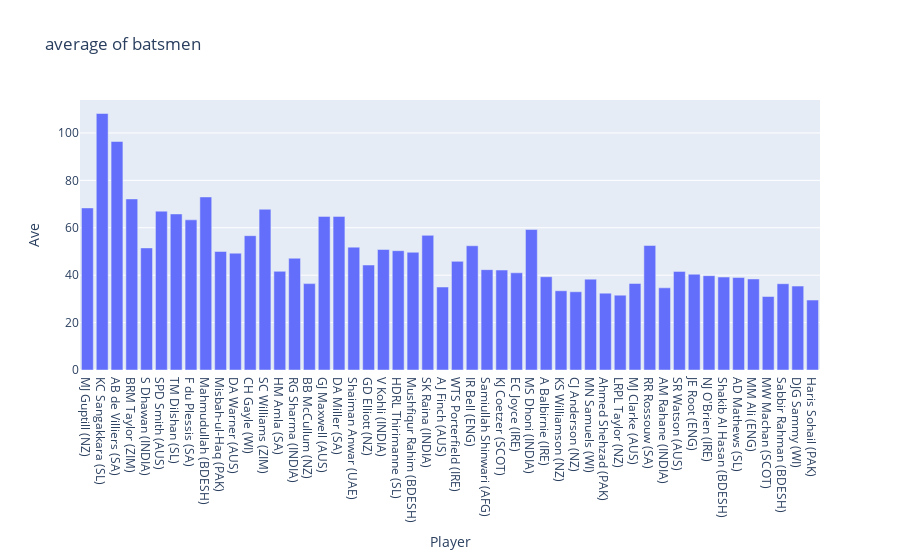

The cell this chart's notebook holds for it:
### Code cell
import plotly.express as px
import pandas as pd
df=pd.read_excel('batsmen.xlsx')
fig = px.bar(df, x="Player", y="Ave", title='average of batsmen')
fig.show()

### Figure 1 — Plotly figure (JSON) as saved in the notebook; plotly's stock layout.template omitted (floating-point values rounded to 4 significant figures)
{"data": [{"alignmentgroup": "True", "hovertemplate": "Player=%{x}<br>Ave=%{y}<extra></extra>", "legendgroup": "", "marker": {"color": "#636efa", "pattern": {"shape": ""}}, "name": "", "offsetgroup": "", "orientation": "v", "showlegend": false, "textposition": "auto", "type": "bar", "x": ["MJ Guptill (NZ)", "KC Sangakkara (SL)", "AB de Villiers (SA)", "BRM Taylor (ZIM)", "S Dhawan (INDIA)", "SPD Smith (AUS)", "TM Dilshan (SL)", "F du Plessis (SA)", "Mahmudullah (BDESH)", "Misbah-ul-Haq (PAK)", "DA Warner (AUS)", "CH Gayle (WI)", "SC Williams (ZIM)", "HM Amla (SA)", "RG Sharma (INDIA)", "BB McCullum (NZ)", "GJ Maxwell (AUS)", "DA Miller (SA)", "Shaiman Anwar (UAE)", "GD Elliott (NZ)", "V Kohli (INDIA)", "HDRL Thirimanne (SL)", "Mushfiqur Rahim (BDESH)", "SK Raina (INDIA)", "AJ Finch (AUS)", "WTS Porterfield (IRE)", "IR Bell (ENG)", "Samiullah Shinwari (AFG)", "KJ Coetzer (SCOT)", "EC Joyce (IRE)", "MS Dhoni (INDIA)", "A Balbirnie (IRE)", "KS Williamson (NZ)", "CJ Anderson (NZ)", "MN Samuels (WI)", "Ahmed Shehzad (PAK)", "LRPL Taylor (NZ)", "MJ Clarke (AUS)", "RR Rossouw (SA)", "AM Rahane (INDIA)", "SR Watson (AUS)", "JE Root (ENG)", "NJ O'Brien (IRE)", "Shakib Al Hasan (BDESH)", "AD Mathews (SL)", "MM Ali (ENG)", "MW Machan (SCOT)", "Sabbir Rahman (BDESH)", "DJG Sammy (WI)", "Haris Sohail (PAK)"], "xaxis": "x", "y": [68.37, 108.2, 96.4, 72.16, 51.5, 67, 65.83, 63.33, 73, 50, 49.28, 56.66, 67.8, 41.62, 47.14, 36.44, 64.8, 64.8, 51.83, 44.28, 50.83, 50.33, 49.66, 56.8, 35, 45.83, 52.4, 42.33, 42.16, 41, 59.25, 39.33, 33.42, 33, 38.33, 32.42, 31.57, 36.5, 52.5, 34.66, 41.6, 40.4, 39.8, 39.2, 39, 38.4, 31, 36.4, 35.4, 29.5], "yaxis": "y"}], "layout": {"barmode": "relative", "legend": {"tracegroupgap": 0}, "title": {"text": "average of batsmen"}, "xaxis": {"anchor": "y", "domain": [0, 1], "title": {"text": "Player"}}, "yaxis": {"anchor": "x", "domain": [0, 1], "title": {"text": "Ave"}}}}
